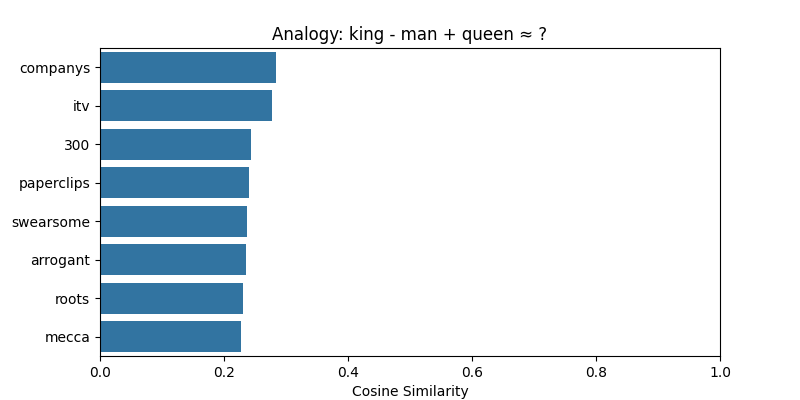

The Python source for this figure:
import torch
import torch.nn.functional as F
import matplotlib.pyplot as plt
import seaborn as sns
import numpy as np

def generate_word_to_idx(vocab, add_special_tokens=False):
    """
    Generate a word-to-index dictionary from a list of unique words.

    Args:
        vocab (List[str]): List of unique words.
        add_special_tokens (bool): Whether to add <PAD> and <UNK> tokens at the start.

    Returns:
        Dict[str, int]: Mapping from word to integer index.
    """
    word_to_idx = {}

    idx = 0

    if add_special_tokens:
        word_to_idx['<PAD>'] = idx
        idx += 1
        word_to_idx['<UNK>'] = idx
        idx += 1

    for word in vocab:
        if word not in word_to_idx:  # skip if already in (e.g. duplicates)
            word_to_idx[word] = idx
            idx += 1
    
    return word_to_idx


def invert_word_index_map(word_to_idx):
    """
    Creates idx_to_word mapping from word_to_idx.

    Args:
        word_to_idx (dict): Mapping from word to index.

    Returns:
        idx_to_word (dict): Mapping from index to word.
    """
    return {idx: word for word, idx in word_to_idx.items()}




def check_word_analogy(word_a, word_b, word_c, embedding_matrix, word_to_idx, idx_to_word=None, top_k=5):
    for word in (word_a, word_b, word_c):
        if word not in word_to_idx:
            raise ValueError(f"Word '{word}' not in vocabulary.")
    
    a = embedding_matrix[word_to_idx[word_a]]
    b = embedding_matrix[word_to_idx[word_b]]
    c = embedding_matrix[word_to_idx[word_c]]
    target_vec = a - b + c

    # Normalize for cosine similarity
    target_vec = F.normalize(target_vec.unsqueeze(0), dim=1)
    all_vecs = F.normalize(embedding_matrix, dim=1)
    
    cosine_sim = torch.matmul(all_vecs, target_vec.T).squeeze()
    top_vals, top_idxs = torch.topk(cosine_sim, top_k)

    results = []
    for idx in top_idxs:
        word = idx_to_word[idx.item()] if idx_to_word else f"#{idx.item()}"
        if word not in {word_a, word_b, word_c}:
            results.append((word, cosine_sim[idx].item()))
        if len(results) == top_k:
            break

    # Plot
    words, scores = zip(*results)
    plt.figure(figsize=(8, 4))
    sns.barplot(x=scores, y=words)
    plt.xlabel("Cosine Similarity")
    plt.title(f"Analogy: {word_a} - {word_b} + {word_c} ≈ ?")
    plt.xlim(0, 1)
    plt.show()

    return results


if __name__ == '__main__':
    trained_word_vectors_file = 'testing_scrap_misc/training_01/word_vector_training/training_logs/weights_epoch_57.pt'
    word_vectors_matrix = torch.load(trained_word_vectors_file)
    
    unique_words_file = 'testing_scrap_misc/training_01/preprocessing/unique_words.npy'
    unique_words = np.load(unique_words_file)

    word_to_idx = generate_word_to_idx(unique_words)
    idx_to_word = invert_word_index_map(word_to_idx)

    # word_list = ['dog', 'cat', 'king', 'queen', 'man', 'woman']
    word_a, word_b, word_c = 'king', 'man', 'queen'

    results = check_word_analogy(   word_a, word_b, word_c, 
                                    word_vectors_matrix,
                                    word_to_idx, idx_to_word,
                                    top_k=10)
